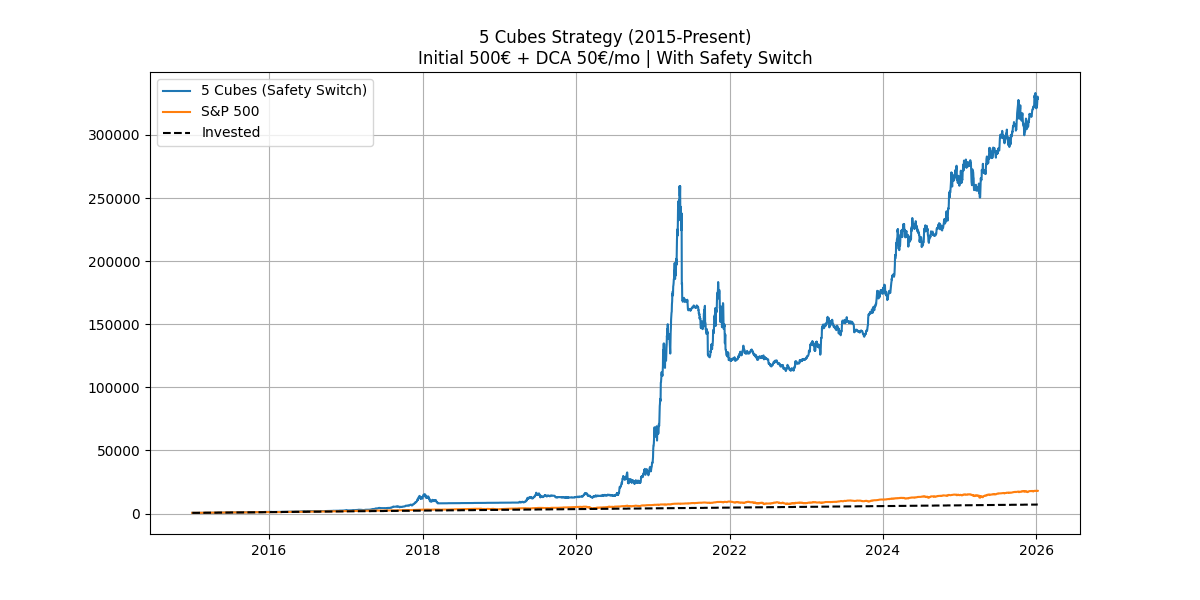

Write Python code to recreate this figure.
import pandas as pd
import yfinance as yf
import requests
import matplotlib.pyplot as plt
import numpy as np
from datetime import datetime, timedelta

# --- CONFIGURATION ---
START_DATE = "2015-01-01"
END_DATE = datetime.now().strftime("%Y-%m-%d")
INITIAL_CAPITAL = 500
MONTHLY_DCA = 50
FEE = 0.001

# --- PMI DATA (2015-2025) ---
# Merged from previous sources
PMI_DATA = {
    # 2015
    '2015-01': 53.5, '2015-02': 52.9, '2015-03': 51.5, '2015-04': 51.3, '2015-05': 52.8, '2015-06': 53.5,
    '2015-07': 52.7, '2015-08': 51.1, '2015-09': 50.2, '2015-10': 50.1, '2015-11': 48.6, '2015-12': 48.0,
    # 2016
    '2016-01': 48.2, '2016-02': 49.5, '2016-03': 51.8, '2016-04': 50.8, '2016-05': 51.3, '2016-06': 53.2,
    '2016-07': 52.6, '2016-08': 49.4, '2016-09': 51.5, '2016-10': 51.9, '2016-11': 53.2, '2016-12': 54.7,
    # 2017
    '2017-01': 56.0, '2017-02': 57.7, '2017-03': 57.2, '2017-04': 54.8, '2017-05': 54.9, '2017-06': 57.8,
    '2017-07': 56.3, '2017-08': 58.8, '2017-09': 60.8, '2017-10': 58.7, '2017-11': 58.2, '2017-12': 59.7,
    # 2018
    '2018-01': 59.1, '2018-02': 60.8, '2018-03': 59.3, '2018-04': 57.3, '2018-05': 58.7, '2018-06': 60.2,
    '2018-07': 58.1, '2018-08': 61.3, '2018-09': 59.8, '2018-10': 57.7, '2018-11': 59.3, '2018-12': 54.1,
    # 2019
    '2019-01': 56.6, '2019-02': 54.2, '2019-03': 55.3, '2019-04': 52.8, '2019-05': 52.1, '2019-06': 51.7,
    '2019-07': 51.2, '2019-08': 49.1, '2019-09': 47.8, '2019-10': 48.3, '2019-11': 48.1, '2019-12': 47.2,
    # 2020
    '2020-01': 50.9, '2020-02': 50.1, '2020-03': 49.1, '2020-04': 41.5, '2020-05': 43.1, '2020-06': 52.6,
    '2020-07': 54.2, '2020-08': 56.0, '2020-09': 55.4, '2020-10': 59.3, '2020-11': 57.5, '2020-12': 60.7,
    # 2021
    '2021-01': 58.7, '2021-02': 60.8, '2021-03': 64.7, '2021-04': 60.7, '2021-05': 61.2, '2021-06': 60.6,
    '2021-07': 60.8, '2021-08': 59.9, '2021-09': 61.1, '2021-10': 60.8, '2021-11': 61.1, '2021-12': 58.7,
    # 2022
    '2022-01': 57.6, '2022-02': 58.6, '2022-03': 57.1, '2022-04': 55.4, '2022-05': 55.4, '2022-06': 53.0,
    '2022-07': 52.8, '2022-08': 52.8, '2022-09': 50.9, '2022-10': 50.2, '2022-11': 49.0, '2022-12': 48.4,
    # 2023
    '2023-01': 47.4, '2023-02': 47.7, '2023-03': 46.3, '2023-04': 47.1, '2023-05': 46.9, '2023-06': 46.0,
    '2023-07': 46.4, '2023-08': 47.6, '2023-09': 49.0, '2023-10': 46.7, '2023-11': 49.4, '2023-12': 47.4,
    # 2024
    '2024-01': 49.1, '2024-02': 47.8, '2024-03': 50.3, '2024-04': 49.2, '2024-05': 48.7, '2024-06': 48.5,
    '2024-07': 46.8, '2024-08': 47.2, '2024-09': 47.2, '2024-10': 46.5, '2024-11': 48.4, '2024-12': 48.0,
    # 2025
    '2025-01': 48.0
}

def get_historical_data():
    print("Fetching historical data (2015-Present)...")
    tickers = ['BTC-USD', 'ETH-USD', 'SOL-USD', 'PAXG-USD', 'GLD', 'DX-Y.NYB', 'SPY', '^VIX']
    data = yf.download(tickers, start=START_DATE, end=END_DATE)['Close']
    
    # FETCH F&G INDEX
    try:
        url = "https://api.alternative.me/fng/?limit=0"
        r = requests.get(url)
        fng_data = r.json()['data']
        fng_df = pd.DataFrame(fng_data)
        fng_df['timestamp'] = pd.to_datetime(fng_df['timestamp'], unit='s')
        fng_df.set_index('timestamp', inplace=True)
        fng_df = fng_df['value'].astype(int).sort_index()
        fng_df = fng_df.resample('D').ffill()
        
        data.index = pd.to_datetime(data.index)
        data['FNG'] = fng_df.reindex(data.index, method='ffill')
    except:
        print("Error fetching F&G, will use VIX proxy if missing")
        data['FNG'] = np.nan

    return data

def backtest():
    df = get_historical_data()
    df = df.bfill()
    
    # S&P Benchmark
    first_valid_idx = df['SPY'].first_valid_index()
    initial_spy_price = df.loc[first_valid_idx]['SPY']
    spy_holdings = INITIAL_CAPITAL / initial_spy_price
    spy_invested = INITIAL_CAPITAL
    
    # Portfolio
    holdings = {'BTC': 0, 'ETH': 0, 'SOL': 0, 'PAXG': 0, 'USDT': INITIAL_CAPITAL}
    avg_buy_prices = {'BTC': 0, 'ETH': 0, 'SOL': 0, 'PAXG': 0}
    cash_invested = INITIAL_CAPITAL
    
    # Indicators Calc
    df['BTC_SMA200'] = df['BTC-USD'].rolling(window=200).mean()
    df['VIX_SMA20'] = df['^VIX'].rolling(window=20).mean()
    df = df[df.index >= START_DATE]
    
    portfolio_values = []
    spy_values = []
    
    dates = df.index
    print(f"Running simulation from {START_DATE}...")
    
    for i, date in enumerate(dates):
        try:
            row = df.iloc[i]
            year_month = date.strftime("%Y-%m")
            
            # --- PRICES ---
            btc = row['BTC-USD']
            eth = row.get('ETH-USD', np.nan)
            sol = row.get('SOL-USD', np.nan)
            paxg = row.get('PAXG-USD', np.nan)
            gld = row['GLD']
            spy = row['SPY']
            
            # Gold Logic: Use PAXG if available, else GLD
            gold_price = paxg if not pd.isna(paxg) else gld
            gold_asset_name = 'PAXG' # We track as PAXG in holdings, but use GLD price if needed
            
            prices = {
                'BTC': btc,
                'ETH': eth,
                'SOL': sol,
                'PAXG': gold_price,
                'USDT': 1.0
            }
            
            if pd.isna(btc) or pd.isna(spy): continue

            # --- INDICATORS ---
            dxy = row['DX-Y.NYB']
            vix = row['^VIX']
            fng = row.get('FNG', np.nan)
            pmi = PMI_DATA.get(year_month, 50)
            
            btc_sma200 = row['BTC_SMA200']
            vix_sma20 = row['VIX_SMA20']
            
            # --- DCA ---
            if i == 0 or date.month != dates[i-1].month:
                holdings['USDT'] += MONTHLY_DCA
                cash_invested += MONTHLY_DCA
                spy_holdings += MONTHLY_DCA / spy
                spy_invested += MONTHLY_DCA

            # --- SAFETY SWITCH & MODE ---
            mode = "SHIELD"
            
            # 1. Bear Shield (SMA 200)
            if not pd.isna(btc_sma200) and btc < btc_sma200:
                mode = "BEAR_SHIELD"
            else:
                # 2. Volatility Check
                volatility_rising = (vix > vix_sma20)
                
                # F&G Logic (Use actual F&G if available, else VIX proxy)
                is_fear = False
                if not pd.isna(fng):
                    is_fear = (fng < 30)
                else:
                    is_fear = (vix > 30) # Proxy
                
                if is_fear and not volatility_rising:
                    mode = "ATTACK"
                elif dxy < 103 and pmi > 50:
                    mode = "CRUISE"
                else:
                    mode = "SHIELD"
                
                if mode == "ATTACK" and volatility_rising:
                    mode = "SHIELD"

            # --- TARGETS ---
            raw_targets = {}
            if mode == "ATTACK":
                raw_targets = {'SOL': 0.40, 'ETH': 0.30, 'BTC': 0.30, 'PAXG': 0.0}
            elif mode == "CRUISE":
                raw_targets = {'BTC': 0.40, 'ETH': 0.30, 'SOL': 0.30, 'PAXG': 0.0}
            elif mode == "BEAR_SHIELD":
                # 70% Gold, 30% Cash
                raw_targets = {'BTC': 0.0, 'PAXG': 0.70, 'USDT': 0.30, 'ETH': 0.0, 'SOL': 0.0}
            else: # SHIELD
                # 40% BTC, 40% Gold, 20% Cash
                raw_targets = {'BTC': 0.40, 'PAXG': 0.40, 'USDT': 0.20, 'ETH': 0.0, 'SOL': 0.0}

            # Normalize for Availability
            avail_assets = ['BTC', 'PAXG', 'USDT']
            if not pd.isna(eth): avail_assets.append('ETH')
            if not pd.isna(sol): avail_assets.append('SOL')
            
            final_targets = {}
            total_w = 0
            for a, w in raw_targets.items():
                if a in avail_assets: total_w += w
            
            if total_w == 0: final_targets = {'USDT': 1.0}
            else:
                for a, w in raw_targets.items():
                    if a in avail_assets:
                        final_targets[a] = w / total_w
            
            # --- REBALANCE ---
            # Total Value
            current_val = holdings['USDT']
            for a in ['BTC', 'ETH', 'SOL', 'PAXG']:
                if not pd.isna(prices[a]):
                    current_val += holdings[a] * prices[a]
            
            # Sells
            for a in ['BTC', 'ETH', 'SOL', 'PAXG']:
                p = prices.get(a, np.nan)
                if pd.isna(p) or p == 0: continue
                
                target_ratio = final_targets.get(a, 0)
                target_usd = current_val * target_ratio
                curr_usd = holdings[a] * p
                diff = target_usd - curr_usd
                
                if diff < -1:
                    # Zero Loss Check
                    avg_buy = avg_buy_prices.get(a, 0)
                    is_crypto = a in ['BTC', 'ETH', 'SOL']
                    # Exception: Panic Sell in Bear Shield? 
                    # User: "Mode Conservateur Automatique... move to Gold/USDC". So SELL even in loss.
                    # Logic: "El bot detecta... y se convierte en una roca".
                    # So Bear Shield OVERRIDES Zero Loss.
                    
                    if is_crypto and p < avg_buy and mode not in ["SHIELD", "BEAR_SHIELD"]:
                         continue
                         
                    sell_amt = abs(diff) / p
                    holdings[a] -= sell_amt
                    holdings['USDT'] += abs(diff) * (1 - FEE)

            # Buys
            curr_val_after = holdings['USDT']
            for a in ['BTC', 'ETH', 'SOL', 'PAXG']:
                if not pd.isna(prices[a]):
                     curr_val_after += holdings[a] * prices[a]
            
            for a in ['BTC', 'ETH', 'SOL', 'PAXG']:
                p = prices.get(a, np.nan)
                if pd.isna(p) or p == 0: continue
                
                target_ratio = final_targets.get(a, 0)
                target_usd = curr_val_after * target_ratio
                curr_usd = holdings[a] * p
                diff = target_usd - curr_usd
                
                if diff > 1 and holdings['USDT'] > diff:
                    buy_amt = diff / p
                    holdings[a] += buy_amt
                    holdings['USDT'] -= diff
                    
                    if holdings[a] > 0:
                        prev = holdings[a] - buy_amt
                        old_c = prev * avg_buy_prices.get(a, 0)
                        new_c = buy_amt * p
                        avg_buy_prices[a] = (old_c + new_c) / holdings[a]

            # Record
            tot = holdings['USDT']
            for a in ['BTC', 'ETH', 'SOL', 'PAXG']:
                 if not pd.isna(prices[a]): tot += holdings[a] * prices[a]
            
            portfolio_values.append({'date': date, 'value': tot, 'invested': cash_invested})
            spy_values.append({'date': date, 'value': spy_holdings * spy})
            
        except Exception as e:
            # print(e)
            pass

    # Plot
    res_df = pd.DataFrame(portfolio_values).set_index('date')
    spy_df = pd.DataFrame(spy_values).set_index('date')
    
    plt.figure(figsize=(12, 6))
    plt.plot(res_df.index, res_df['value'], label='5 Cubes (Safety Switch)')
    plt.plot(spy_df.index, spy_df['value'], label='S&P 500')
    plt.plot(res_df.index, res_df['invested'], label='Invested', linestyle='--', color='black')
    plt.title("5 Cubes Strategy (2015-Present)\nInitial 500€ + DCA 50€/mo | With Safety Switch")
    plt.legend()
    plt.grid(True)
    plt.savefig('backtest_full.png')
    
    final = res_df['value'].iloc[-1]
    sp_final = spy_df['value'].iloc[-1]
    inv = res_df['invested'].iloc[-1]
    
    print(f"--- 2015-Present RESULTS ---")
    print(f"Invested: {inv:.2f}")
    print(f"5 Cubes: {final:.2f}")
    print(f"S&P 500: {sp_final:.2f}")
    print(f"Strategy Return: {((final - inv)/inv)*100:.2f}%")

if __name__ == "__main__":
    backtest()
